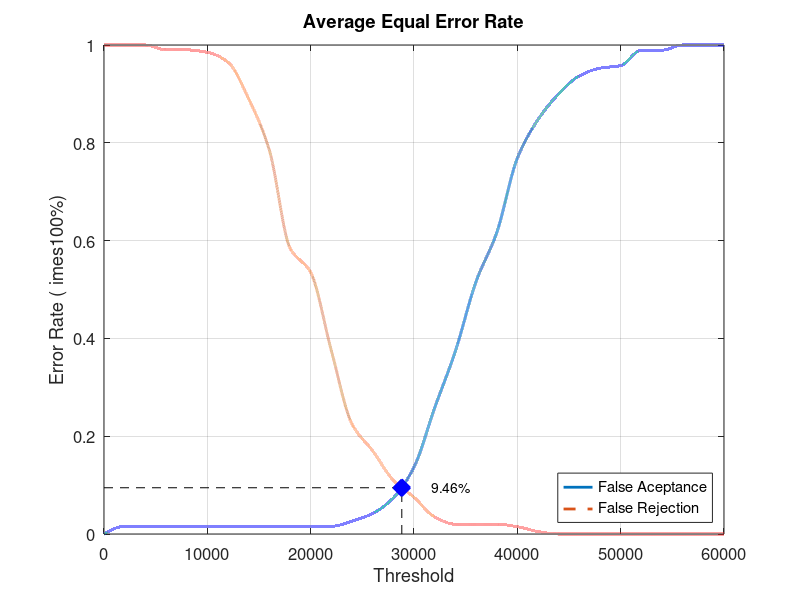
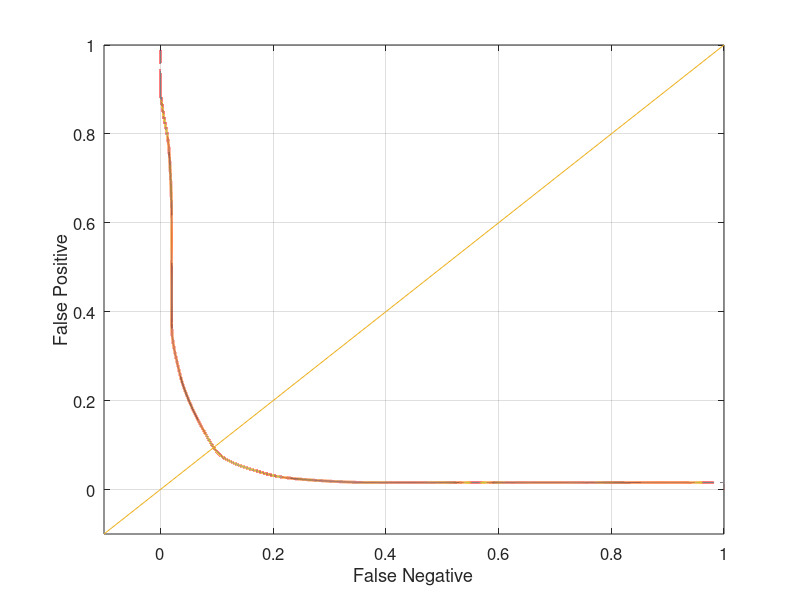

The MATLAB script that drew these images, in order:
close all;
clear;
clc;
x = 0:2000:60000;
xq = 0:0.5:60000;

y0 = [0 0.0157895 0.0157895 0.0157895 0.0157895 0.0157895 0.0157895 0.0157895 0.0157895 0.0157895 0.0157895 0.0157895 0.0263158 0.0421053 0.0736842 0.136842 0.257895 0.373684 0.515789 0.615789 0.768421 0.847368 0.9 0.936842 0.952632 0.957895 0.989474 0.989474 1 1 1]
yy0 = interp1(x, y0, xq, 'pchip');
y1 = [1 1 1 0.99 0.99 0.985 0.965 0.89 0.785 0.585 0.535 0.375 0.225 0.17 0.11 0.075 0.035 0.02 0.02 0.02 0.015 0.005 0 0 0 0 0 0 0 0 0]
yy1 = interp1(x, y1, xq, 'pchip');

% Calculating EER: 
y2 = abs(y0 - y1);
find(y2 == min(y2))
yy2 = abs(yy0 - yy1);
xEER = find(yy2 == min(yy2));
xEERIndex = xq(xEER) % X-axis EER
yEER = yy0(xEER) % Y-axis EER

main = figure
plot(xq, yy0,'-','LineWidth', 2);	hold on
plot(xq, yy1,'--','LineWidth', 2);	hold on
plot([xEERIndex xEERIndex], [0 yEER], 'k--');	hold on
plot([0 xEERIndex], [yEER yEER], 'k--');	hold on
plot(xEERIndex, yEER, 'bx', 'LineWidth', 10);	hold on
text(xEERIndex + 10 * xEERIndex / 100, yEER, [num2str(round((10000 * yEER)) / 100) '%'])
legend('False Aceptance', 'False Rejection', 'Location', 'SouthEast')
xlabel('Threshold')
ylabel('Error Rate (	imes100%)')
title('Average Equal Error Rate')
set(gca, 'FontSize', 12)
axis([0 60000 0 1])
grid on

print(main, 'Database5_2Main', '-dpng');
FNRxFPR = figure('Color', [1 1 1]);
plot(yy1, yy0, '-', yy1, yy0, 'LineWidth', 2);
hold on
y = -0.1:0.1:1
plot(y, y); 
set(gca, 'FontSize', 12)
xlabel('False Negative')
ylabel('False Positive')
axis([-0.1 1 -0.1 1])
set(gca, 'FontSize', 12)
grid on

print(FNRxFPR, 'Database5_2FNRxFPR','-dpng');
